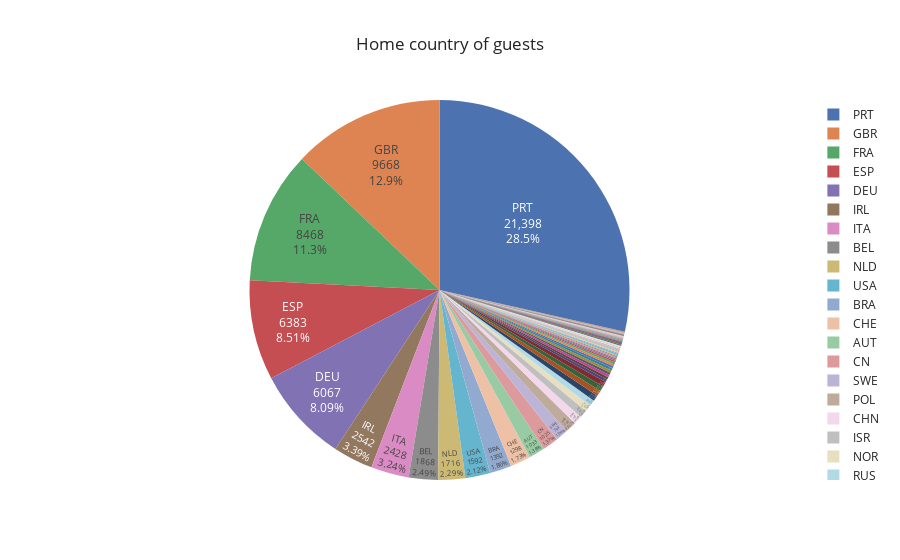

The code cell stored with this chart in its notebook:
### Code cell
pie_chart2 = px.pie(country_data,
             values="Number of Guests",
             names="country",
             title="Home country of guests",
             template="seaborn")
pie_chart2.update_traces(textposition="inside", textinfo="value+percent+label")
pie_chart2.show()

### Figure 1 — Plotly figure (JSON) as saved in the notebook; plotly's stock layout.template omitted (floating-point values rounded to 4 significant figures; data arrays with more than 128 entries replaced by an {"elided": "..."} marker saying what was removed)
{"data": [{"domain": {"x": [0, 1], "y": [0, 1]}, "hovertemplate": "country=%{label}<br>Number of Guests=%{value}<extra></extra>", "labels": {"elided": "165 str values"}, "legendgroup": "", "name": "", "showlegend": true, "textinfo": "value+percent+label", "textposition": "inside", "type": "pie", "values": {"elided": "165 int values"}}], "layout": {"legend": {"tracegroupgap": 0}, "title": {"text": "Home country of guests"}}}
